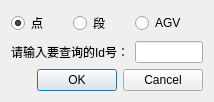
<?xml version="1.0" encoding="UTF-8"?>
<ui version="4.0">
 <class>Find</class>
 <widget class="QDialog" name="Find">
  <property name="geometry">
   <rect>
    <x>0</x>
    <y>0</y>
    <width>214</width>
    <height>96</height>
   </rect>
  </property>
  <property name="maximumSize">
   <size>
    <width>214</width>
    <height>96</height>
   </size>
  </property>
  <property name="windowTitle">
   <string>Find</string>
  </property>
  <layout class="QGridLayout" name="gridLayout">
   <item row="0" column="0">
    <widget class="QRadioButton" name="radioButton_Point">
     <property name="text">
      <string>点</string>
     </property>
     <property name="checked">
      <bool>true</bool>
     </property>
    </widget>
   </item>
   <item row="0" column="1">
    <widget class="QRadioButton" name="radioButton_Segment">
     <property name="text">
      <string>段</string>
     </property>
    </widget>
   </item>
   <item row="0" column="2">
    <widget class="QRadioButton" name="radioButton_AGV">
     <property name="text">
      <string>AGV</string>
     </property>
    </widget>
   </item>
   <item row="1" column="0" colspan="2">
    <widget class="QLabel" name="label">
     <property name="text">
      <string>请输入要查询的Id号：</string>
     </property>
    </widget>
   </item>
   <item row="1" column="2">
    <widget class="QLineEdit" name="lineEdit_id"/>
   </item>
   <item row="2" column="0" colspan="3">
    <widget class="QDialogButtonBox" name="buttonBox">
     <property name="orientation">
      <enum>Qt::Horizontal</enum>
     </property>
     <property name="standardButtons">
      <set>QDialogButtonBox::Cancel|QDialogButtonBox::Ok</set>
     </property>
    </widget>
   </item>
  </layout>
 </widget>
 <resources/>
 <connections>
  <connection>
   <sender>buttonBox</sender>
   <signal>accepted()</signal>
   <receiver>Find</receiver>
   <slot>accept()</slot>
   <hints>
    <hint type="sourcelabel">
     <x>248</x>
     <y>254</y>
    </hint>
    <hint type="destinationlabel">
     <x>157</x>
     <y>274</y>
    </hint>
   </hints>
  </connection>
  <connection>
   <sender>buttonBox</sender>
   <signal>rejected()</signal>
   <receiver>Find</receiver>
   <slot>reject()</slot>
   <hints>
    <hint type="sourcelabel">
     <x>316</x>
     <y>260</y>
    </hint>
    <hint type="destinationlabel">
     <x>286</x>
     <y>274</y>
    </hint>
   </hints>
  </connection>
 </connections>
</ui>
